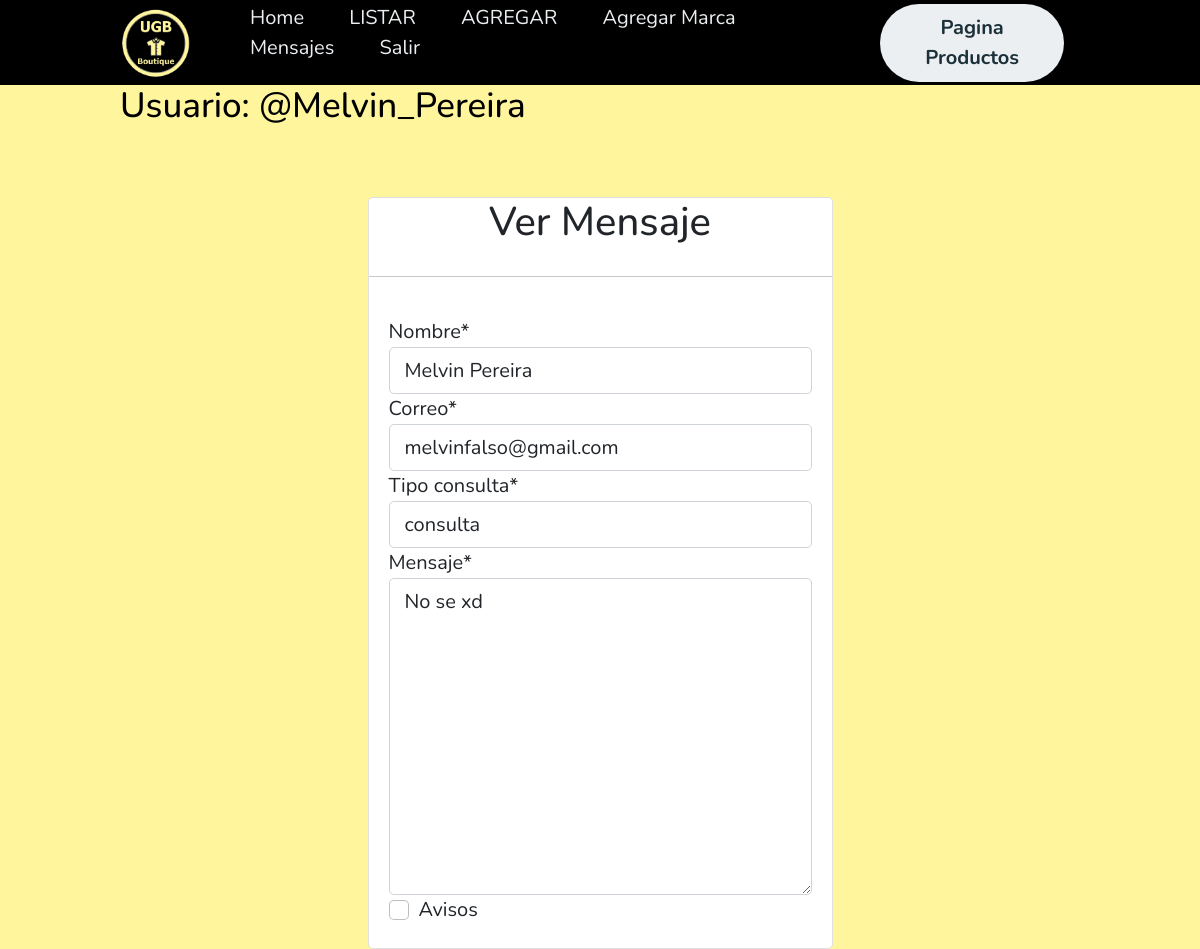
Page /verMensaje/17/ (signed in) on the committed database.
### app/models.py (models this page shows, shortened)
class Contacto(models.Model):
    nombre = models.CharField(max_length=50)
    correo = models.EmailField()
    tipo_consulta = models.IntegerField(choices=opciones_consulta)
    mensaje = models.TextField()
    avisos = models.BooleanField()

### app/views.py (the view)
# urls.py: path('verMensaje/<id>/', ver_mensaje,name="see_mesaje"),
@permission_required('app.view_contacto')
def ver_mensaje(request,id):
    mensaje = get_object_or_404(Contacto,id = id)
    data ={
        'form':MensajeForm(instance=mensaje)
    }
    return render(request,'app/productos/Ver_mensaje.html',data)

### app/forms.py
class MensajeForm(forms.ModelForm):
    class Meta:
        model = Contacto
        fields = '__all__'

### app/templates/app/productos/Ver_mensaje.html (shortened to what this page needs)
{% extends 'app/base.html' %}
{% load crispy_forms_tags %}
{% block contenido %}
<br><br>
        <div class="row">
            <div class="col-12 col-md-6 offset-md-3">
                <div class="card">
                    <h2 class="text-center">Ver Mensaje</h2>
                    <hr>
                    <div class="card-body">
                        <form action="" method="post" enctype="multipart/form-data">
                                {{ form | crispy }}
                        </form>
                    </div>
                </div>
            </div>
        </div>
{% endblock %}

### app/templates/app/base.html (shortened to what this page needs)
{% load static %}
<!DOCTYPE html>
<html lang="es">
<head>
    <link href="https://cdn.jsdelivr.net/npm/bootstrap@5.0.2/dist/css/bootstrap.min.css" rel="stylesheet">
    <link rel="stylesheet" href="{% static 'app/css/estilo_base.css' %}">
</head>
<body>
    <header class="header">
        <div class="logo">
            <img  src="{% static 'app/img/render_navbar.png'%}" alt="Logo de la marca">
        </div>
        <nav>
           <ul class="nav-links">
            <li>
                <a href="{% url 'administrador' %}">Home</a>
            </li>
            {% if perms.app.view_producto %}
            <li>
                <a href="{% url 'listar' %}"> LISTAR </a>
            </li>
            {% endif %}
            {% if perms.app.add_producto %}
            <li>
                <a href="{% url 'agregar' %}">AGREGAR</a>
            </li>
            {% endif %}
            {% if perms.app.add_marca %}
            <li>
                <a href="{% url 'marca' %}">Agregar Marca</a>
            </li>
            {% endif %}
            {% if perms.app.view_contacto %}
            <li>
                <a href="{% url 'list_mensaje' %}">Mensajes</a>
            </li>
            {% endif %}
            {% if user.is_authenticated %}
            <li >
                <a href="{% url 'logout' %}">Salir</a>
            </li>
            {% endif %}
           </ul>
        </nav>
        <a class="btn" href="{% url 'home' %}"><button>Pagina Productos</button></a>
    </header>
    <div id="contenido" >
        {% if user.is_authenticated %}
        <div style="color: #000;">
            <h3 color >Usuario: @{{user.username}}</h3>
        </div>
        {% endif %}
      {% block contenido %}
      {% endblock %}
    </div>
</body>
</html>

### app/static/app/css/estilo_base.css (style rules this page uses)
* { box-sizing: border-box; margin: 0; padding: 0; font-family: 'Nunito', sans-serif; font-size: 20px; }
#contenido { width: 80%; margin:auto; max-width: 1280px; min-height: 100vh; }
body { background-color: #fff59d; }
.header { background-color: #000000; display: flex; justify-content: space-between; align-items: center; height: 85px; padding: 5px 10%; }
.header .logo { cursor: pointer; }
.header .logo img { height: 70px; width: auto; transition: all 0.3s; }
.header .nav-links { list-style: none; }
.header .nav-links li { display: inline-block; padding: 0 20px; }
.header .nav-links a { font-size: 700; color: #eceff1; text-decoration: none; }
.header .btn button { font-weight: 700; color: #1b3039; padding: 9px 25px; background: #eceff1; border: none; border-radius: 50px; cursor: pointer; transition: all 0.3s ease 0s; }

### rows in the picture
Contacto: nombre "Melvin Pereira", correo "melvinfalso@gmail.com", tipo_consulta "consulta", mensaje "No se xd"

### other values in the picture
{{ user.username }} "Melvin_Pereira"
